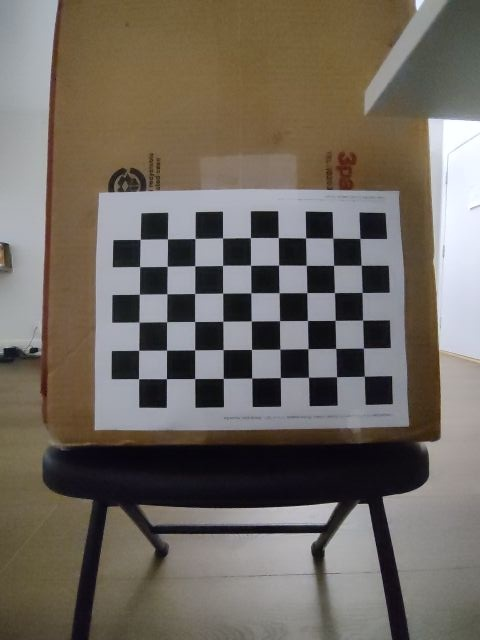
#> input picture pose-test/calib/calib_000.jpg, 480 x 640 px, given in place of calib, which was not available
$ python calibrate.py --images calib --square-mm 1.0
#> lines starting #> are read from the running program, lines starting #| are printed output that depends on the picture
"""Camera calibration from checkerboard frames saved by grab.py.

Usage:  python calibrate.py --square-mm 25.0          (use the square size you measured on the print)
Reads calib/*.jpg (9x6 inner corners), writes camera.json and prints the reprojection error.
Good result: RMS reprojection error below about 0.5 px; redo frames if it is above 1 px.
"""
import argparse
import glob
import json

import cv2
import numpy as np

ap = argparse.ArgumentParser()
ap.add_argument("--images", default="calib/*.jpg")
ap.add_argument("--square-mm", type=float, required=True)
ap.add_argument("--cols", type=int, default=9)
ap.add_argument("--rows", type=int, default=6)
ap.add_argument("--out", default="camera.json")
args = ap.parse_args()

pattern = (args.cols, args.rows)
objp = np.zeros((args.cols * args.rows, 3), np.float32)
objp[:, :2] = np.mgrid[0:args.cols, 0:args.rows].T.reshape(-1, 2) * args.square_mm / 1000.0  # meters

obj_pts, img_pts, size, used = [], [], None, []
crit = (cv2.TERM_CRITERIA_EPS + cv2.TERM_CRITERIA_MAX_ITER, 30, 1e-3)
for f in sorted(glob.glob(args.images)):
    gray = cv2.imread(f, cv2.IMREAD_GRAYSCALE)
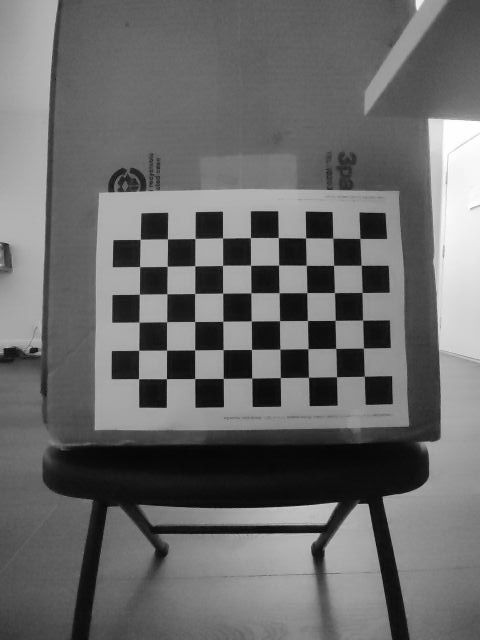
#> gray: shape (640, 480); min 4, max 255, mean 105.5
    if gray is None:
        continue
    if size is None:
        size = gray.shape[::-1]
#> size = (480, 640)
    elif gray.shape[::-1] != size:
        raise SystemExit(f"{f}: size {gray.shape[::-1]} differs from {size}; use one resolution only")
    ok, c = cv2.findChessboardCorners(gray, pattern)
#> ok = True; c = 54 rows, first 8: [364.5, 376.1], [336.5, 376.6], [308.5, 377.2], [280.5, 377.5], [251.5, 378.3], [223.4, 378.5], [194.6, 378.5], [166.5, 378.6]
    if not ok:
        print(f"skip {f} (board not found)")
        continue
    c = cv2.cornerSubPix(gray, c, (5, 5), (-1, -1), crit)
#> c = 54 rows, first 8: [364.3, 376.2], [336.5, 376.7], [308.4, 377.2], [280.4, 377.6], [251.7, 378.1], [223.3, 378.4], [194.7, 378.5], [166.4, 378.6]
    obj_pts.append(objp)
    img_pts.append(c)
    used.append(f)

if len(used) < 10:
#> (the run stopped early here; a loop or call above may not have finished)

$ run again, on pose-test/calib/calib_004.jpg
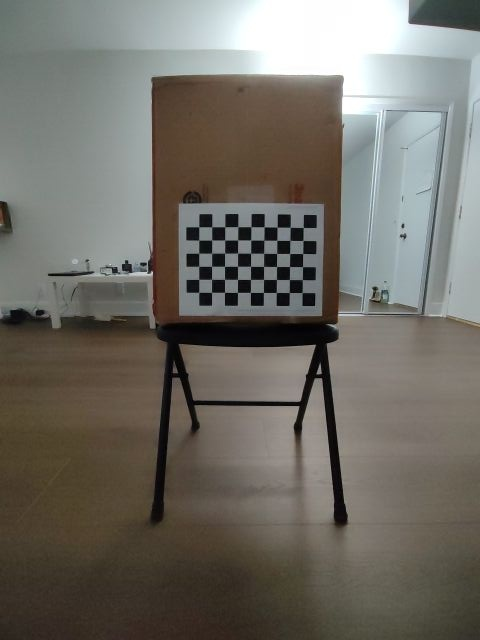
#> input picture pose-test/calib/calib_004.jpg, 480 x 640 px, given in place of calib, which was not available
#> `gray = cv2.imread(f, cv2.IMREAD_GRAYSCALE)`:
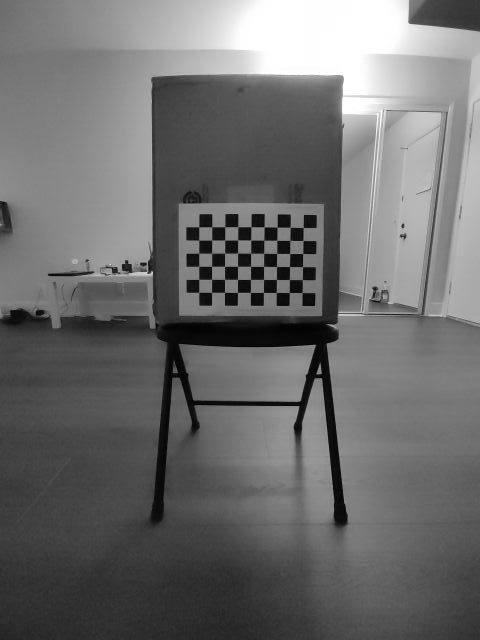
#> gray: shape (640, 480); min 0, max 255, mean 109.5
#> `ok, c = cv2.findChessboardCorners(gray, pattern)`: ok = True; c = 54 rows, first 8: [302.2, 292.4], [289.4, 292.5], [276.3, 292.5], [263.4, 292.4], [250.4, 292.5], [237.5, 292.4], [224.5, 292.4], [211.6, 292.3]
#> `c = cv2.cornerSubPix(gray, c, (5, 5), (-1, -1), crit)`: c = 54 rows, first 8: [302.1, 292.5], [289.3, 292.5], [276.3, 292.5], [263.4, 292.4], [250.4, 292.4], [237.4, 292.4], [224.5, 292.3], [211.5, 292.4]

$ run again, on pose-test/calib/calib_005.jpg
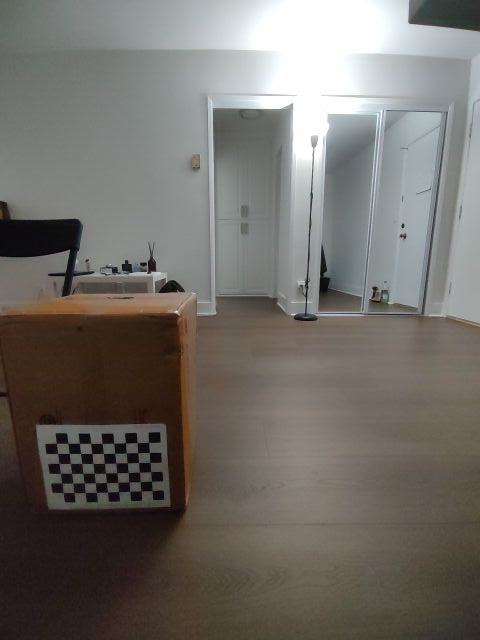
#> input picture pose-test/calib/calib_005.jpg, 480 x 640 px, given in place of calib, which was not available
#> `gray = cv2.imread(f, cv2.IMREAD_GRAYSCALE)`:
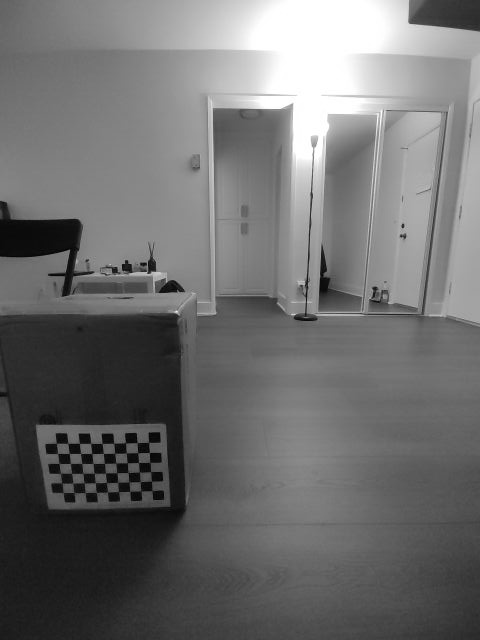
#> gray: shape (640, 480); min 0, max 255, mean 110.7
#> `ok, c = cv2.findChessboardCorners(gray, pattern)`: ok = True; c = 54 rows, first 8: [152, 490.5], [140.6, 491], [129.8, 491.5], [118.4, 491.5], [107.5, 492], [96.43, 492.5], [85.32, 492.8], [73.9, 492.4]
#> `c = cv2.cornerSubPix(gray, c, (5, 5), (-1, -1), crit)`: c = 54 rows, first 8: [152, 490.7], [140.9, 490.9], [129.7, 491.3], [118.5, 491.5], [107.4, 492.1], [96.24, 492.4], [85.22, 492.6], [73.97, 492.6]

$ run again, on pose-test/calib/calib_006.jpg
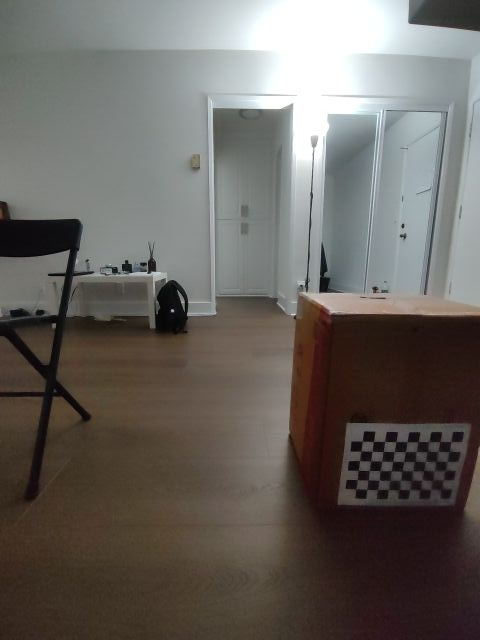
#> input picture pose-test/calib/calib_006.jpg, 480 x 640 px, given in place of calib, which was not available
#> `gray = cv2.imread(f, cv2.IMREAD_GRAYSCALE)`:
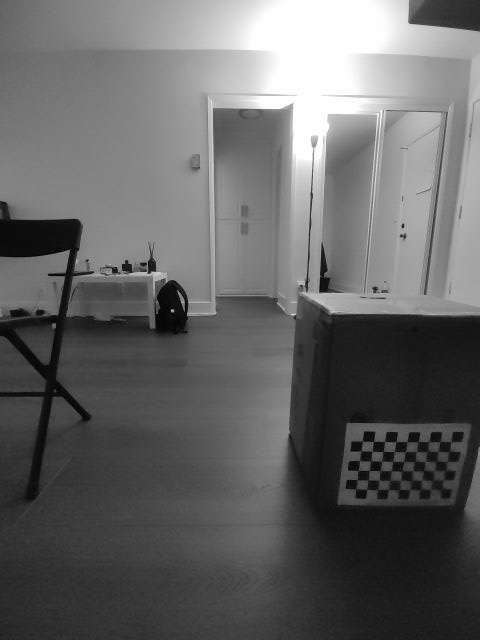
#> gray: shape (640, 480); min 0, max 255, mean 101.2
#> `ok, c = cv2.findChessboardCorners(gray, pattern)`: ok = True; c = 54 rows, first 8: [441.2, 489.2], [430.1, 489.9], [420.6, 489.3], [409.2, 489.9], [399.9, 489.2], [388.3, 489.6], [377.4, 489.6], [366.6, 489.7]
#> `c = cv2.cornerSubPix(gray, c, (5, 5), (-1, -1), crit)`: c = 54 rows, first 8: [442.1, 488.6], [430.5, 489.5], [420.5, 489.3], [409.7, 489.6], [398.7, 489.9], [388.3, 489.5], [377.5, 489.6], [366.7, 489.3]
